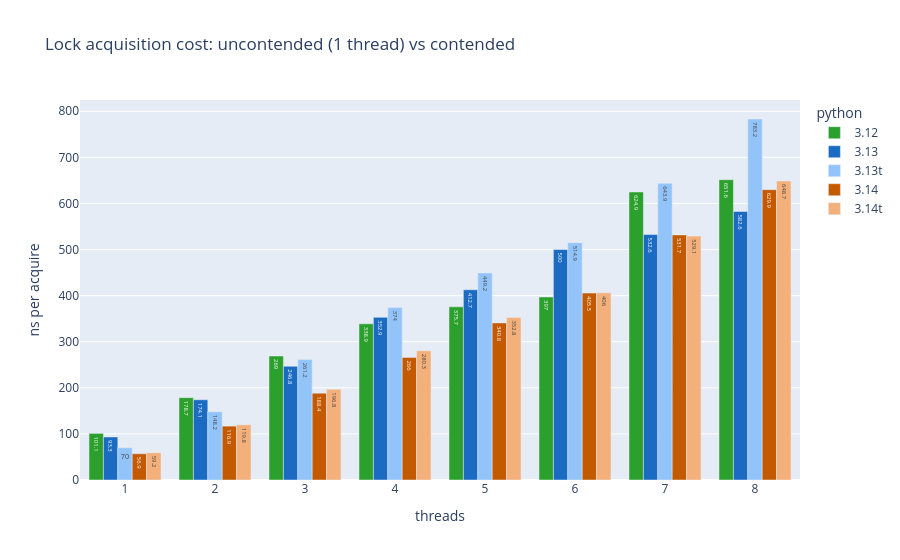

Write notebook code for a chart like this one.
### Code cell
PYTHON_COLORS = {
    "3.12":  "#2CA02C",  # green
    "3.13":  "#1A6BC1",  # dark blue
    "3.13t": "#93C4F9",  # light blue
    "3.14":  "#C45A00",  # dark orange
    "3.14t": "#F4B07A",  # light orange
}

thread_order = (
    df03.groupby("threads")["ns_per_acquire"]
    .mean()
    .sort_values()
    .index.tolist()
)

px.bar(
    df03,
    x="threads",
    y="ns_per_acquire",
    color="python",
    color_discrete_map=PYTHON_COLORS,
    barmode="group",
    category_orders={"threads": thread_order},
    title="Lock acquisition cost: uncontended (1 thread) vs contended",
    labels={"ns_per_acquire": "ns per acquire", "threads": "threads"},
    text="ns_per_acquire",
)

### Figure 1 — Plotly figure (JSON) as saved in the notebook; plotly's stock layout.template omitted (floating-point values rounded to 4 significant figures)
{"data": [{"alignmentgroup": "True", "hovertemplate": "python=3.12<br>threads=%{x}<br>ns per acquire=%{text}<extra></extra>", "legendgroup": "3.12", "marker": {"color": "#2CA02C", "pattern": {"shape": ""}}, "name": "3.12", "offsetgroup": "3.12", "orientation": "v", "showlegend": true, "text": [101.1, 178.7, 269.0, 338.9, 375.7, 397.0, 624.9, 651.6], "textposition": "auto", "type": "bar", "x": [1, 2, 3, 4, 5, 6, 7, 8], "xaxis": "x", "y": [101.1, 178.7, 269.0, 338.9, 375.7, 397.0, 624.9, 651.6], "yaxis": "y"}, {"alignmentgroup": "True", "hovertemplate": "python=3.13<br>threads=%{x}<br>ns per acquire=%{text}<extra></extra>", "legendgroup": "3.13", "marker": {"color": "#1A6BC1", "pattern": {"shape": ""}}, "name": "3.13", "offsetgroup": "3.13", "orientation": "v", "showlegend": true, "text": [93.3, 174.1, 246.8, 352.9, 412.7, 500.0, 532.6, 582.6], "textposition": "auto", "type": "bar", "x": [1, 2, 3, 4, 5, 6, 7, 8], "xaxis": "x", "y": [93.3, 174.1, 246.8, 352.9, 412.7, 500.0, 532.6, 582.6], "yaxis": "y"}, {"alignmentgroup": "True", "hovertemplate": "python=3.13t<br>threads=%{x}<br>ns per acquire=%{text}<extra></extra>", "legendgroup": "3.13t", "marker": {"color": "#93C4F9", "pattern": {"shape": ""}}, "name": "3.13t", "offsetgroup": "3.13t", "orientation": "v", "showlegend": true, "text": [70.0, 148.2, 261.2, 374.0, 449.2, 514.9, 643.9, 783.2], "textposition": "auto", "type": "bar", "x": [1, 2, 3, 4, 5, 6, 7, 8], "xaxis": "x", "y": [70.0, 148.2, 261.2, 374.0, 449.2, 514.9, 643.9, 783.2], "yaxis": "y"}, {"alignmentgroup": "True", "hovertemplate": "python=3.14<br>threads=%{x}<br>ns per acquire=%{text}<extra></extra>", "legendgroup": "3.14", "marker": {"color": "#C45A00", "pattern": {"shape": ""}}, "name": "3.14", "offsetgroup": "3.14", "orientation": "v", "showlegend": true, "text": [56.9, 116.9, 188.4, 266.0, 340.8, 405.5, 531.7, 629.9], "textposition": "auto", "type": "bar", "x": [1, 2, 3, 4, 5, 6, 7, 8], "xaxis": "x", "y": [56.9, 116.9, 188.4, 266.0, 340.8, 405.5, 531.7, 629.9], "yaxis": "y"}, {"alignmentgroup": "True", "hovertemplate": "python=3.14t<br>threads=%{x}<br>ns per acquire=%{text}<extra></extra>", "legendgroup": "3.14t", "marker": {"color": "#F4B07A", "pattern": {"shape": ""}}, "name": "3.14t", "offsetgroup": "3.14t", "orientation": "v", "showlegend": true, "text": [59.2, 119.8, 196.8, 280.3, 352.8, 406.0, 529.1, 648.7], "textposition": "auto", "type": "bar", "x": [1, 2, 3, 4, 5, 6, 7, 8], "xaxis": "x", "y": [59.2, 119.8, 196.8, 280.3, 352.8, 406.0, 529.1, 648.7], "yaxis": "y"}], "layout": {"barmode": "group", "legend": {"title": {"text": "python"}, "tracegroupgap": 0}, "title": {"text": "Lock acquisition cost: uncontended (1 thread) vs contended"}, "xaxis": {"anchor": "y", "categoryarray": [1, 2, 3, 4, 5, 6, 7, 8], "categoryorder": "array", "domain": [0, 1], "title": {"text": "threads"}}, "yaxis": {"anchor": "x", "domain": [0, 1], "title": {"text": "ns per acquire"}}}}
